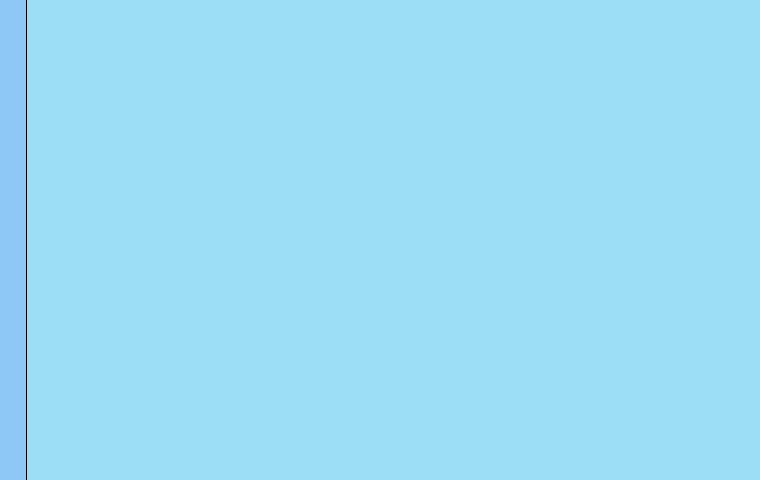
Frame 1 (no input)
Frame 60 (the mouse pressed at the canvas centre just before this capture): identical to frame 1, image omitted
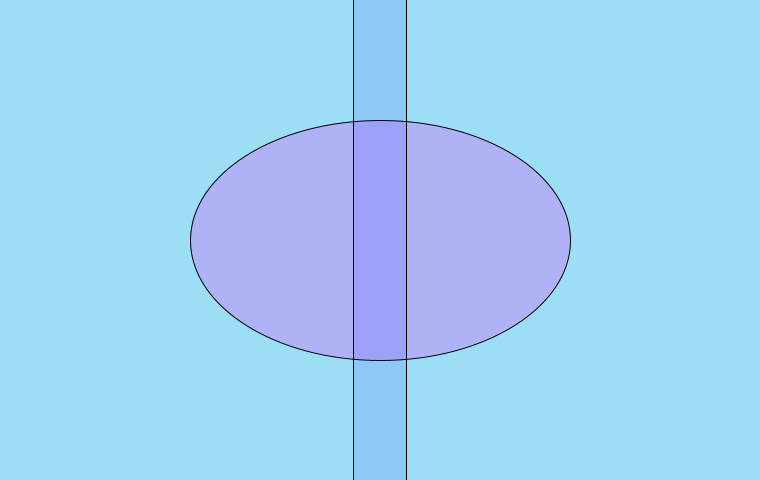
Frame 120 (the mouse held since frame 60 and released just before this capture)

The Processing sketch that drew these frames (run headless with seeded random() and noise(); from frame 60 on, the mouse is pressed at the canvas centre):

// Processing sketch: ss_2
// ── ss_2.pde

 // Declare a float value named y

 
 //Assign the value of x plus 5.2 to the previous declarated y

 
//Declare a variable named z,  value which is x times y plus 15.0

void setup(){
 size (760,480); 
}
 float X = 50;
float Y= X +3.2;
float Z =X *Y + 1.0;

 void draw() {
   
 background(156,222,245);
 stroke(0);
 fill(255,0,255, 50);
 ellipse(pmouseX, pmouseY, mouseX, mouseY);
 
 fill(0,0, 255,25);
 
 rectMode(CENTER);
 rect(mouseX, mouseY,Y,Z);
 
 
 }
